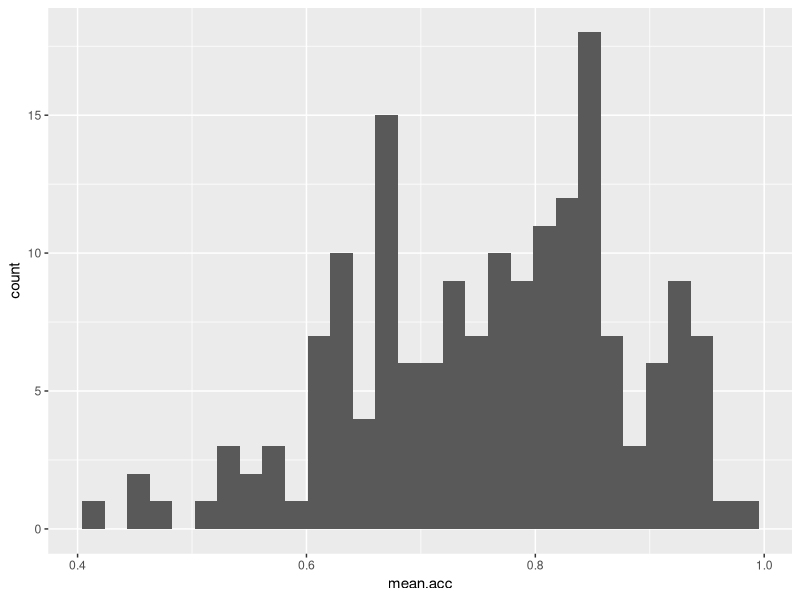
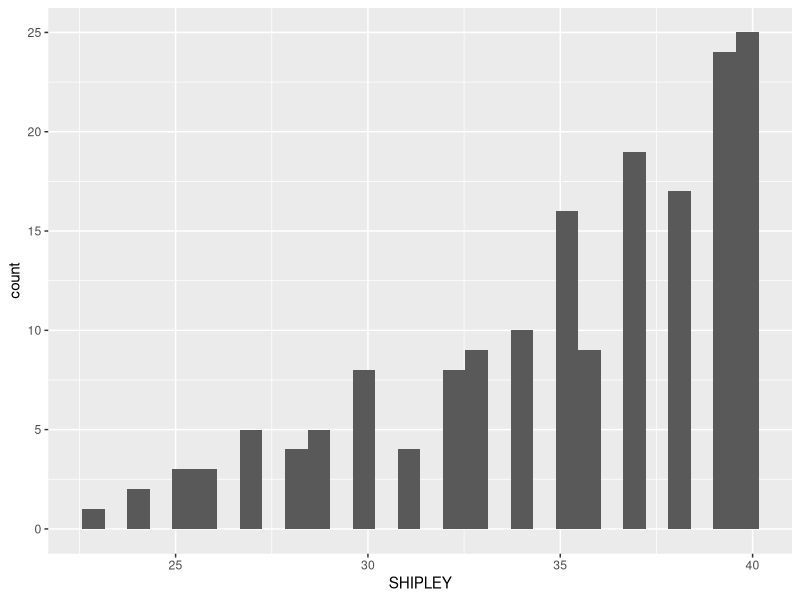
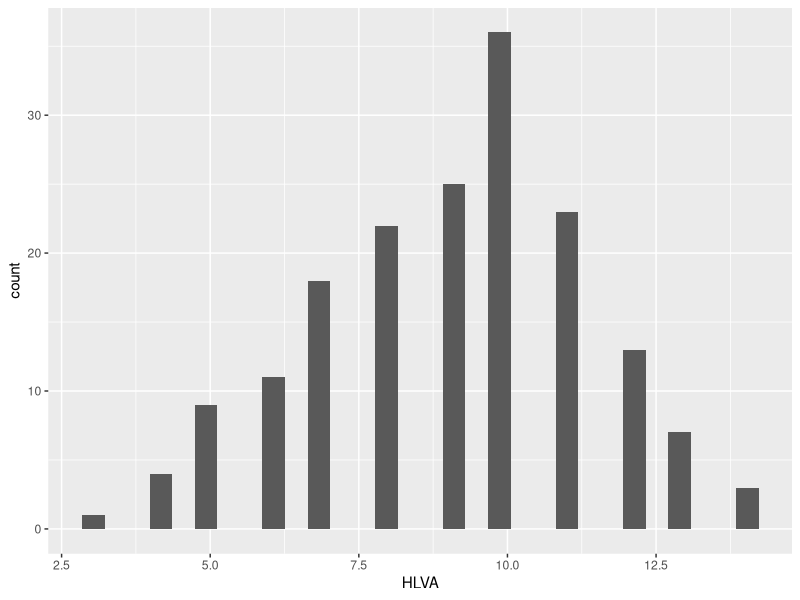
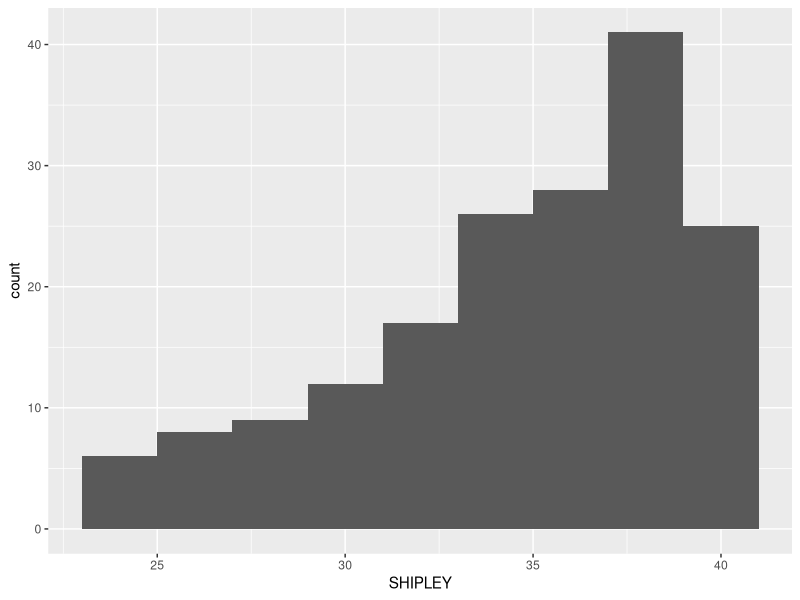
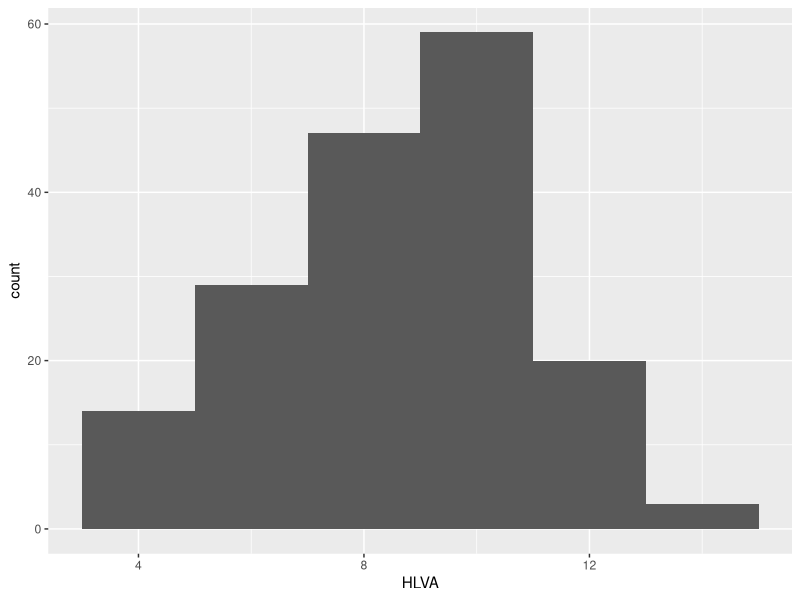
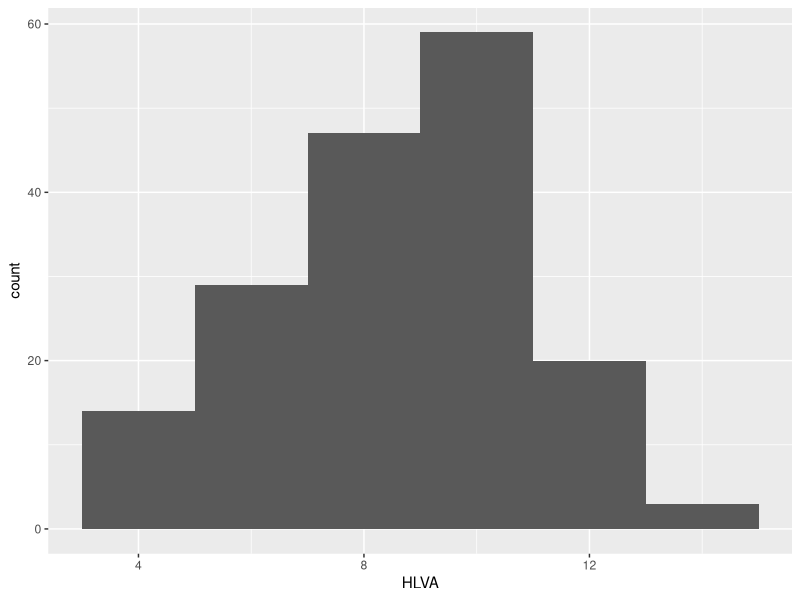
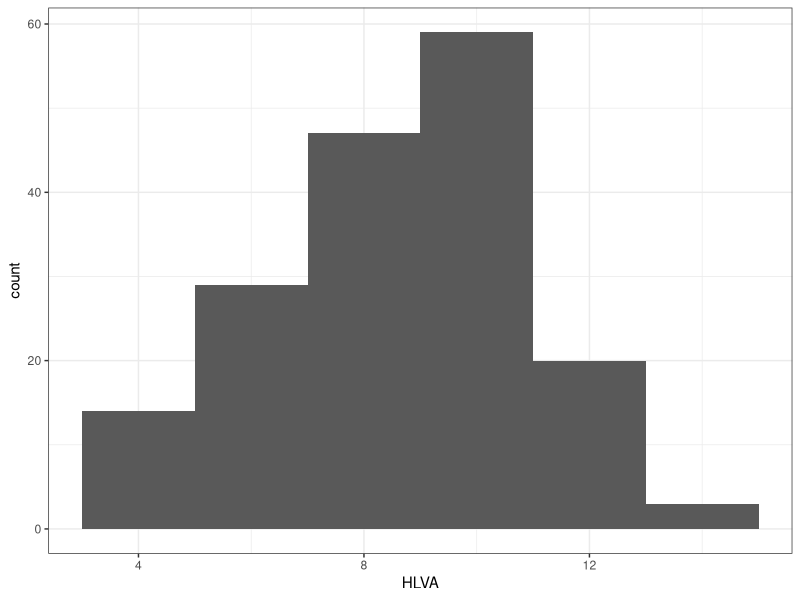
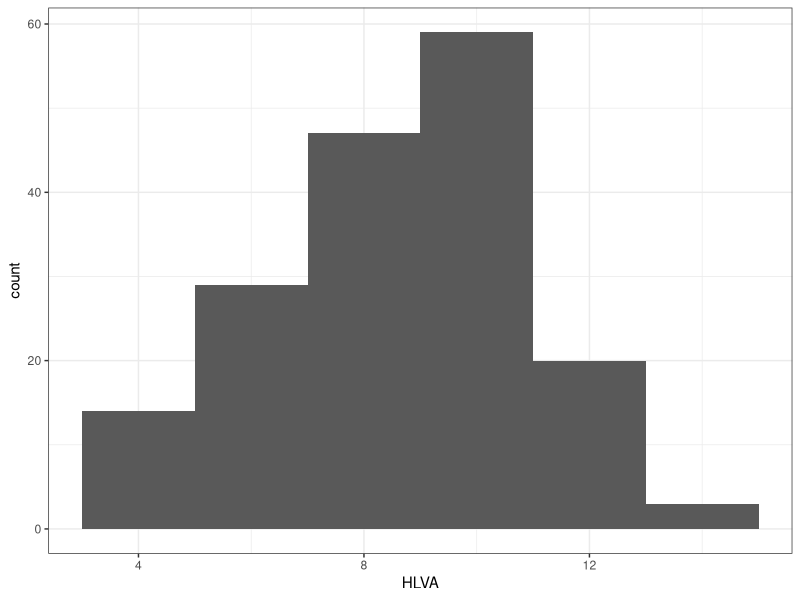

Recreate these plots in R, in order.



############################################################################################################


# In Week 7, we aim to develop skills in visualizing and testing the associations 
# between variables in psychological data

# We do this to learn how to answer research questions like:

# 1. What person attributes predict success in understanding?
# 2. Can people accurately evaluate whether they correctly understand written 
# health information?

# These kinds of research questions can be answered using methods like correlation 
# and linear models

# When we do these analyses, we will need to think about how we report the results:  
# -- we usually need to report the correlation, size and direction of r;
# -- we usually need to decide, is the correlation significant?

# We will consolidate and extend learning on data visualization:
# -- Use histograms to examine the distributions of variables;
# -- Learn to edit the histograms
# -- Use scatterplots to examine the relationships we may observe or predict
# -- Learn to edit the scatterplots

# The idea is that as we work, we will develop skills in producing appealing plots 
# for professional audiences  


# We will take things step-by-step


# -- I work through the parts, tasks and questions with similar data in:
# 401-associations-how-to.R
# -- If you are unsure how to do something, check that out and then come back here



############################################################################################################


# -- A note about terms --

# -- I will put dataset names in quotes like this: 
#   'study-one-general-participants.csv'
# -- I will put variable (data column) names in quotes like this: 'variable' 
# -- And I will put value or other data object (e.g. cell value) names in quotes 
# like this: 'studyone'

# -- This is to help you distinguish between the ordinary use of words like variable
# from the special use of these words when they are parts of datasets.


# -- A note about coding --

# -- I will structure the code in the practical work a bit differently from what 
# you have done until now when making plots  
# -- The reason for this change is because it will help you to keep clear what 
# you are doing, you increase the complexity and power of the plots


# We will take things step-by-step

# -- I will split .R scripts by parts, tasks and questions:  
# -- different parts for different phases of the analysis workflow;
# -- different tasks for different steps in each phase;
# -- different questions to examine different ideas or coding steps



############################################################################################################
## Part 1: Set-up ##########################################################################################


# -- Task 1 -- Run this code to empty the R environment
rm(list=ls())                            


# -- Task 2 -- Run this code to load relevant libraries
library("patchwork")
library("tidyverse")



############################################################################################################
############################################################################################################


# -- In this how-to guide, we use data from *a second* 2020 study of the response
# of adults from a UK national sample to written health information

# study-two-general-participants.csv

  

############################################################################################################
## Part 2: Load data #######################################################################################


# -- Task 3 -- Read in the first data file we will be using: 
# study-two-general-participants.csv
# -- hint: Task 3 -- Use the read_csv() function to read the data file into R
study.two.gen <- read_csv("study-two-general-participants.csv")
# -- hint: Task 3 -- When you read the data file in, give the data object you create a clear name 
# e.g. study.two.gen


# -- Task 4 -- Inspect the data file
# -- hint: Task 4 -- Use the summary() or head() functions to take a look
head(study.two.gen)
summary(study.two.gen)


# -- Q.1. -- What is the median of 'AGE'?
# -- A.1. -- 32.50  

# -- Q.2. -- What class is the variable 'ETHNICITY'?
# -- A.2. -- character  

# -- Q.3. -- Does the summary indicate if any variable has missing values (NAs)?
# -- Q.3. -- No


# -- Task 5 -- Change the class or type of the variable 'ETHNICITY' to factor
# -- hint: Task 5 -- You can use the as.factor() function you have used before
study.two.gen$ETHNICITY <- as.factor(study.two.gen$ETHNICITY)


# -- Q.4. -- After you have done this, what information does summary() give you 
# about the variable 'ETHNICITY'?
summary(study.two.gen)
# -- A.4. -- We can see that ETHNICITY lists observations (following UK Office National Statistics ethnicity grouping)
# Asian: 15
# Black: 5
# Mixed: 7
# White: 145



############################################################################################################
## Part 3: Use histograms to examine the distributions of variables ########################################


# -- Task 6 -- Draw histograms to examine the distributions of variables
# -- hint: Task 6 -- Use ggplot() with geom_histogram()

# -- The first time we do this, we take things step-by-step
# -- Here's an example: run the line of code and see the result in the Plots window in R-Studio
ggplot(data = study.two.gen, aes(x = mean.acc)) + geom_histogram()

# These are the steps:
# -- 1 -- ggplot(...) -- you tell R you want to make a plot using the ggplot() 
# function
# -- 2 -- ggplot(data = study.two.gen ...) -- you tell R you want to make a plot 
# with the 'study.two.gen' data
# -- 3 -- ggplot(..., aes(x = mean.acc)) -- you tell R that you want to make a 
# plot with the variable 'mean.acc'
# -- 3 -- here, you specify the aesthetic mapping, x = mean.acc
# -- 4 -- ggplot(...) + geom_histogram() -- you tell R you want to plot values 
# of 'mean.acc' as a histogram


# -- Q.5. -- Did you get a message in black or red in the Console window in R-Studio: 
# what does it say?
# -- A.5. -- `stat_bin()` using `bins = 30`. Pick better value with `binwidth`.

# -- Q.6. -- Draw two different histograms to examine the distributions of two 
# different variables: SHIPLEY and HLVA
ggplot(data = study.two.gen, aes(x = SHIPLEY)) + geom_histogram()
ggplot(data = study.two.gen, aes(x = HLVA)) + geom_histogram()

# -- Q.7. -- Now re-do both plots: can you change the binwidth in geom_histogram() to make the bars wider?
# -- hint: Q.7. -- If you are going to change binwidth the number you use needs to be a number larger than   
# the minimum and smaller than the maximum for the variable
# -- Here, we care about what minimum or maximum values the variable could
# have -- not about the observed minimium-maximum values in our sample data
# -- Shipley score can vary 0-40
# -- HLVA score can vary 0-16
# -- Remember, min and max values are given for each numeric variable in summary()
ggplot(data = study.two.gen, aes(x = SHIPLEY)) + geom_histogram(binwidth = 2)
ggplot(data = study.two.gen, aes(x = HLVA)) + geom_histogram(binwidth = 2)


# -- Remember: this move is discussed in the how-to .R
# -- We adjust binwidth typically to improve the appearance of the plot
# -- This is a bit subjective so try different numbers and see how you feel about the changes in appearance
# -- We want histograms that show us enough detail about the frequency of occurrence of groupings (bins) of
# values for each variable
# -- But we do not want histograms that show us so much detail it is difficult to see the pattern for the 
# distribution


# -- Q.8 -- How would you describe the distributions -- in a sentence -- of the distributions of the
# SHIPLEY and HLVA variable values for our sample?
# -- A.8. -- The SHIPLEY values lie between about 25 and 40, and are skewed towards high scores. The HLVA
# values lie between 4 and about 14, and peak in the middle (near 8 to 10)



############################################################################################################
## Part 4: Edit your plots to make them look good ##########################################################


# -- Task 8 -- Edit the appearance of a histogram plot for *one numeric variable* 
# -- hint: Task 8 -- ggplot() code does not all have to be on the same line
# -- hint: Task 8 -- you can create a new plot for each edit so you can see what difference your edits make


# -- Q.9. -- Edit the appearance of the bars using binwidth
ggplot(data = study.two.gen, aes(x = HLVA)) + 
  geom_histogram(binwidth = 2)

# -- Q.10. -- Edit the colour of the background using theme_bw()
ggplot(data = study.two.gen, aes(x = HLVA)) + 
  geom_histogram(binwidth = 2) +
  theme_bw()

# -- Q.11. -- Edit the appearance of the labels using labs()
ggplot(data = study.two.gen, aes(x = HLVA)) + 
  geom_histogram(binwidth = 2) +
  theme_bw() +
  labs(x = "HLVA", y = "count")

# -- Q.12. -- Edit the appearance of the bars by changing the fill in aes()
# -- hint: Q12 -- To figure out how to do this, you will need to first look at 
# the ggplot reference information online -- do a search with the keywords 
# "ggplot reference geom_histogram" and then come back to this
# -- hint: Q12 -- The example code in the reference information is always a good 
# place to find ideas you can use
# -- hint: Q12 -- You can ask for fill to be a specific colour e.g. "red" (use quotes)
ggplot(data = study.two.gen, aes(x = HLVA, fill = "red")) + 
  geom_histogram(binwidth = 2) +
  theme_bw() +
  labs(x = "HLVA", y = "count")


# -- Notice how, if you are doing edits in steps, one line at a time, each line in your code -- except the last one 
# -- ends in a +
# -- What we are doing is telling R we want this + this + this ...
# -- Each line then adds an extra step
# -- You can break this code by not adding a + at the end of each bit (except the last line)

# -- Notice that how to break the code, and how to figure out how to fix the break, are discussed in the how-to .R



############################################################################################################
## Part 5: Now draw scatterplots to examine associations between variables #################################


# -- Task 9 -- Create a scatterplot to examine the association between some 
# variables e.g. 'HLVA' and 'mean.acc'
# -- hint: Task 9 -- We are working with geom_point() and you need x and y 
# aesthetic mappings
ggplot(data = study.two.gen, aes(x = HLVA, y = mean.acc)) +
  geom_point()

# -- This plot shows:
# -- the possible association between x-axis variable 'HLVA' and y-axis variable
# 'mean.acc'

# -- The plot code moves through the following steps:  
# -- 1 -- ggplot(...) -- make a plot
# -- 2 -- ggplot(data = study.two.gen, ...) -- with the 'study.two.gen' dataset
# -- 3 -- ggplot(...aes(x = HLVA, y = mean.acc)) -- using two aesthetic mappings:
# -- x = HLVA -- map 'HLVA' values to x-axis (horizontal, left to right) positions
# -- y = mean.acc -- map 'meann.acc' values to y-axis (vertical, bottom to top) positions
# -- 4 -- geom_point() -- show the mappings as points    


# -- Task 10 -- Now do scatterplots with *every* numeric predictor variable in 
# the 'study.two.gen' dataset 
# -- hint: Task 10 -- You always want to use as the y-axis variable the 
# outcome 'mean.acc' so: y = mean.acc
# -- hint: Task 10 -- Then you can use each numeric predictor variable 
# as the x-axis variable e.g. x = mean.self

# -- hint: Task 10 -- Remember what we saw with summary(): not every variable 
# consists of numbers  
# -- hint: Task 10 -- If the summary() does not show you a mean for a variable, 
# R does not think that variable is numeric

# -- hint: Task 10 -- It can be hard to decide what an association looks like: 

ggplot(data = study.two.gen, aes(x = mean.self, y = mean.acc)) +
  geom_point()  

ggplot(data = study.two.gen, aes(x = AGE, y = mean.acc)) +
  geom_point() 

ggplot(data = study.two.gen, aes(x = SHIPLEY, y = mean.acc)) +
  geom_point()  

ggplot(data = study.two.gen, aes(x = HLVA, y = mean.acc)) +
  geom_point() 

ggplot(data = study.two.gen, aes(x = FACTOR3, y = mean.acc)) +
  geom_point() 

ggplot(data = study.two.gen, aes(x = QRITOTAL, y = mean.acc)) +
  geom_point() 

# -- Q.13. -- What is the shape (direction) of the association between 'mean.self' 
# and 'mean.acc'?
# -- A.13. -- Increase in 'mean.self' is associated with increase in 'mean.acc'  
  
# -- Q.14. -- What is the shape (direction) of the association between 'AGE' 
# and 'mean.acc'?
# -- A.14. -- There is no clear association between 'AGE' and 'mean.acc'
  
# -- Q.15. -- What is the shape (direction) of the association between 'SHIPLEY' 
# and 'mean.acc'?
# -- A.15. -- Increase in 'SHIPLEY' is associated with increase in 'mean.acc'
  
# -- Q.16. -- What is the shape (direction) of the association between 'HLVA' 
# and 'mean.acc'?
# -- A.16. -- Increase in 'HLVA' is associated with increase in 'mean.acc'
  
# -- Q.17. -- What is the shape (direction) of the association between 'FACTOR3' 
# and 'mean.acc'?
# -- A.17. -- Increase in 'FACTOR3' is associated with increase in 'mean.acc'

# -- Q.18. -- What is the shape (direction) of the association between 'QRITOTAL' 
# and 'mean.acc'?
# -- A.18. -- Increase in 'QRITOTAL' is associated with increase in 'mean.acc'



############################################################################################################
## Part 6: Edit the scatterplots to make them look good ####################################################


# -- Task 11 -- Edit the appearance of one plot step-by-step


# -- We are going to edit:
# -- 1 -- the appearance of the points using alpha, size and colour
# -- 2 -- the colour of the background using theme_bw()
# -- 3 -- the appearance of the labels using labs()
# -- as follows


# -- Q.19. -- Change the appearance of the points using alpha, size and colour
# -- hint: Q.19. -- Just like with geom_histogram() there is ggplot reference 
# information for the geom you need here
# -- find some example code and come back here if you are unsure what to do
ggplot(data = study.two.gen, aes(x = HLVA, y = mean.acc)) +
  geom_point(alpha = 0.5, size = 2, colour = "red") 

# -- Q.20. -- Edit the colour of the background using theme_bw()
ggplot(data = study.two.gen, aes(x = HLVA, y = mean.acc)) +
  geom_point(alpha = 0.5, size = 2, colour = "red")   +
  theme_bw()

# -- Q.21. -- Edit the appearance of the labels using labs()
ggplot(data = study.two.gen, aes(x = HLVA, y = mean.acc)) +
  geom_point(alpha = 0.5, size = 2, colour = "red")   +
  theme_bw() +
  labs(x = "HLVA", y = "mean accuracy")

# -- Q.22. -- Can you find the ggplot reference page?
# -- hint: Q.22 -- Do a search with the keywords "ggplot reference geom_point"
# -- A.22. -- It is here: 
# https://ggplot2.tidyverse.org/reference/geom_point.html


# -- Now you: experiment!



############################################################################################################
## Part 7: Use correlation to to answer the research questions #############################################


# -- Task 13 -- Examine the correlation between mean accuracy (mean.acc) and some numeric predictor variables
# -- hint: Task 13 -- We use cor.test()
cor.test(study.two.gen$HLVA, study.two.gen$mean.acc, method = "pearson",  alternative = "two.sided")


# -- Q.23. -- What is r (given as 'cor' in the output) for the correlation between 'HLVA' and 'mean.acc'?
cor.test(study.two.gen$HLVA, study.two.gen$mean.acc, method = "pearson",  alternative = "two.sided")
# -- A.23. -- r = 0.5000559 

# -- Q.24. -- Is the correlation significant?
# -- A.24. -- r is significant

# -- Q.25. -- What are the values for t and p for the significance test for the correlation?
# -- A.25. -- t = 7.5288, p = 2.866e-12

# -- Q.26. -- What do you conclude, given the correlation results?
# -- hint: Q.16 -- Maybe draw a scatterplot to examine the shape of the association
# -- A.26. -- HLVA and mean.acc are positively correlated suggesting that as HLVA scores increase so also do
# mean.acc scores

# -- Q.27. -- What is r (given as 'cor' in the output) for the correlation between 'mean.self' and 'mean.acc'?
cor.test(study.two.gen$mean.self, study.two.gen$mean.acc, method = "pearson",  alternative = "two.sided")
# -- A.27. -- r = 0.5460792 

# -- Q.28. -- Is the correlation between 'AGE' and 'mean.acc' significant?
cor.test(study.two.gen$AGE, study.two.gen$mean.acc, method = "pearson",  alternative = "two.sided")
# -- A.28. -- r is not significant

# -- Q.29. -- What are the values for t and p for the significance test for the correlation between 'QRITOTAL'
# and 'mean.acc'?
cor.test(study.two.gen$QRITOTAL, study.two.gen$mean.acc, method = "pearson",  alternative = "two.sided")
# -- A.29. -- t = 6.4711, p = 9.993e-10

# -- Q.30. -- What do you conclude, given the correlation results, about the association between 'SHIPLEY'
# and 'mean.acc'?
cor.test(study.two.gen$SHIPLEY, study.two.gen$mean.acc, method = "pearson",  alternative = "two.sided")
# -- A.30. -- 'SHIPLEY' and 'mean.acc' are positively correlated suggesting that as HLVA scores increase so also do
# mean.acc scores



############################################################################################################
## Part 8: Optional extensions #############################################################################


# -- Task 14 -- One of the convenient and powerful things about R plotting code 
# is that you can create a series
# of plots and put them together in a grid of plots for east comparison: we do that here
# -- hint: Task 14 -- We will use the patchwork library: check it out
# https://patchwork.data-imaginist.com/articles/patchwork.html

# -- hint: Task 14 -- Here's an example  

# -- first create two plots: give them both names
p.AGE <- ggplot(data = study.two.gen, aes(x = AGE, y = mean.acc)) +
  geom_point() 
#
p.SHIPLEY <- ggplot(data = study.two.gen, aes(x = SHIPLEY, y = mean.acc)) +
  geom_point()  

# -- second put them together
p.AGE  + p.SHIPLEY


# -- Option 1 -- Now you try it: create two plots, using 'QRITOTAL' and 'SHIPLEY' 
# as predictors
# and 'mean.acc' as the outcome, then make a grid to present them side by side
p.QRITOTAL <- ggplot(data = study.two.gen, aes(x = QRITOTAL, y = mean.acc)) +
  geom_point() 
#
p.SHIPLEY <- ggplot(data = study.two.gen, aes(x = SHIPLEY, y = mean.acc)) +
  geom_point()  

# -- second put them together
p.QRITOTAL  + p.SHIPLEY



############################################################################################################


